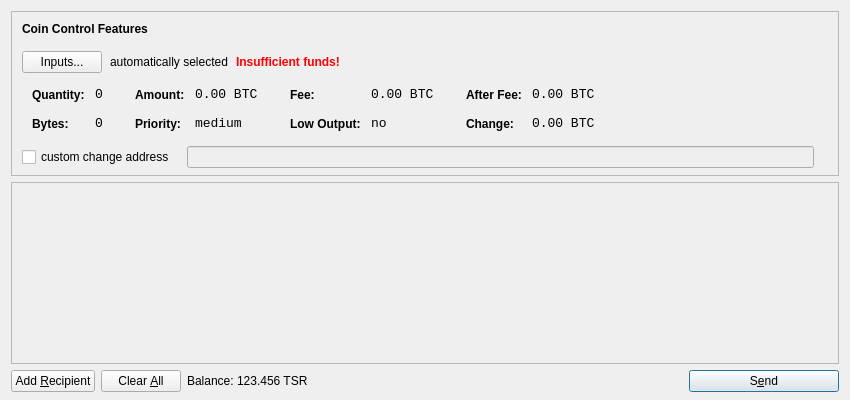
<?xml version="1.0" encoding="UTF-8"?>
<ui version="4.0">
 <class>SendCoinsDialog</class>
 <widget class="QDialog" name="SendCoinsDialog">
  <property name="geometry">
   <rect>
    <x>0</x>
    <y>0</y>
    <width>850</width>
    <height>400</height>
   </rect>
  </property>
  <property name="windowTitle">
   <string>Send Coins</string>
  </property>
  <layout class="QVBoxLayout" name="verticalLayout" stretch="0,1,0">
   <property name="bottomMargin">
    <number>8</number>
   </property>
   <item>
    <widget class="QFrame" name="frameCoinControl">
     <property name="sizePolicy">
      <sizepolicy hsizetype="Expanding" vsizetype="Expanding">
       <horstretch>0</horstretch>
       <verstretch>0</verstretch>
      </sizepolicy>
     </property>
     <property name="maximumSize">
      <size>
       <width>16777215</width>
       <height>16777215</height>
      </size>
     </property>
     <property name="frameShape">
      <enum>QFrame::StyledPanel</enum>
     </property>
     <property name="frameShadow">
      <enum>QFrame::Sunken</enum>
     </property>
     <layout class="QVBoxLayout" name="verticalLayoutCoinControl2">
      <property name="spacing">
       <number>-1</number>
      </property>
      <property name="leftMargin">
       <number>0</number>
      </property>
      <property name="topMargin">
       <number>0</number>
      </property>
      <property name="rightMargin">
       <number>0</number>
      </property>
      <property name="bottomMargin">
       <number>6</number>
      </property>
      <item>
       <layout class="QVBoxLayout" name="verticalLayoutCoinControl" stretch="0,0,0,0,1">
        <property name="spacing">
         <number>0</number>
        </property>
        <property name="leftMargin">
         <number>10</number>
        </property>
        <property name="topMargin">
         <number>10</number>
        </property>
        <item>
         <layout class="QHBoxLayout" name="horizontalLayoutCoinControl1">
          <property name="bottomMargin">
           <number>15</number>
          </property>
          <item>
           <widget class="QLabel" name="labelCoinControlFeatures">
            <property name="sizePolicy">
             <sizepolicy hsizetype="Preferred" vsizetype="Maximum">
              <horstretch>0</horstretch>
              <verstretch>0</verstretch>
             </sizepolicy>
            </property>
            <property name="font">
             <font>
              <weight>75</weight>
              <bold>true</bold>
             </font>
            </property>
            <property name="styleSheet">
             <string notr="true">font-weight:bold;</string>
            </property>
            <property name="text">
             <string>Coin Control Features</string>
            </property>
           </widget>
          </item>
         </layout>
        </item>
        <item>
         <layout class="QHBoxLayout" name="horizontalLayoutCoinControl2" stretch="0,0,0,0">
          <property name="spacing">
           <number>8</number>
          </property>
          <property name="bottomMargin">
           <number>10</number>
          </property>
          <item>
           <widget class="QPushButton" name="pushButtonCoinControl">
            <property name="styleSheet">
             <string notr="true"/>
            </property>
            <property name="text">
             <string>Inputs...</string>
            </property>
           </widget>
          </item>
          <item>
           <widget class="QLabel" name="labelCoinControlAutomaticallySelected">
            <property name="text">
             <string>automatically selected</string>
            </property>
            <property name="margin">
             <number>5</number>
            </property>
           </widget>
          </item>
          <item>
           <widget class="QLabel" name="labelCoinControlInsuffFunds">
            <property name="font">
             <font>
              <weight>75</weight>
              <bold>true</bold>
             </font>
            </property>
            <property name="styleSheet">
             <string notr="true">color:red;font-weight:bold;</string>
            </property>
            <property name="text">
             <string>Insufficient funds!</string>
            </property>
            <property name="margin">
             <number>5</number>
            </property>
           </widget>
          </item>
          <item>
           <spacer name="horizontalSpacerCoinControl">
            <property name="orientation">
             <enum>Qt::Horizontal</enum>
            </property>
            <property name="sizeHint" stdset="0">
             <size>
              <width>40</width>
              <height>1</height>
             </size>
            </property>
           </spacer>
          </item>
         </layout>
        </item>
        <item>
         <widget class="QWidget" name="widgetCoinControl" native="true">
          <property name="sizePolicy">
           <sizepolicy hsizetype="Preferred" vsizetype="Preferred">
            <horstretch>0</horstretch>
            <verstretch>0</verstretch>
           </sizepolicy>
          </property>
          <property name="minimumSize">
           <size>
            <width>0</width>
            <height>0</height>
           </size>
          </property>
          <property name="styleSheet">
           <string notr="true"/>
          </property>
          <layout class="QHBoxLayout" name="horizontalLayoutCoinControl5">
           <property name="margin">
            <number>0</number>
           </property>
           <item>
            <layout class="QHBoxLayout" name="horizontalLayoutCoinControl3" stretch="0,0,0,1">
             <property name="spacing">
              <number>20</number>
             </property>
             <property name="topMargin">
              <number>0</number>
             </property>
             <property name="bottomMargin">
              <number>10</number>
             </property>
             <item>
              <layout class="QFormLayout" name="formLayoutCoinControl1">
               <property name="horizontalSpacing">
                <number>10</number>
               </property>
               <property name="verticalSpacing">
                <number>14</number>
               </property>
               <property name="leftMargin">
                <number>10</number>
               </property>
               <property name="topMargin">
                <number>4</number>
               </property>
               <property name="rightMargin">
                <number>6</number>
               </property>
               <item row="0" column="0">
                <widget class="QLabel" name="labelCoinControlQuantityText">
                 <property name="styleSheet">
                  <string notr="true">font-weight:bold;</string>
                 </property>
                 <property name="text">
                  <string>Quantity:</string>
                 </property>
                 <property name="margin">
                  <number>0</number>
                 </property>
                </widget>
               </item>
               <item row="0" column="1">
                <widget class="QLabel" name="labelCoinControlQuantity">
                 <property name="font">
                  <font>
                   <family>Monospace</family>
                   <pointsize>10</pointsize>
                  </font>
                 </property>
                 <property name="cursor">
                  <cursorShape>IBeamCursor</cursorShape>
                 </property>
                 <property name="contextMenuPolicy">
                  <enum>Qt::ActionsContextMenu</enum>
                 </property>
                 <property name="text">
                  <string notr="true">0</string>
                 </property>
                 <property name="margin">
                  <number>0</number>
                 </property>
                 <property name="textInteractionFlags">
                  <set>Qt::LinksAccessibleByMouse|Qt::TextSelectableByKeyboard|Qt::TextSelectableByMouse</set>
                 </property>
                </widget>
               </item>
               <item row="1" column="0">
                <widget class="QLabel" name="labelCoinControlBytesText">
                 <property name="styleSheet">
                  <string notr="true">font-weight:bold;</string>
                 </property>
                 <property name="text">
                  <string>Bytes:</string>
                 </property>
                </widget>
               </item>
               <item row="1" column="1">
                <widget class="QLabel" name="labelCoinControlBytes">
                 <property name="font">
                  <font>
                   <family>Monospace</family>
                   <pointsize>10</pointsize>
                  </font>
                 </property>
                 <property name="cursor">
                  <cursorShape>IBeamCursor</cursorShape>
                 </property>
                 <property name="contextMenuPolicy">
                  <enum>Qt::ActionsContextMenu</enum>
                 </property>
                 <property name="text">
                  <string notr="true">0</string>
                 </property>
                 <property name="textInteractionFlags">
                  <set>Qt::LinksAccessibleByMouse|Qt::TextSelectableByKeyboard|Qt::TextSelectableByMouse</set>
                 </property>
                </widget>
               </item>
              </layout>
             </item>
             <item>
              <layout class="QFormLayout" name="formLayoutCoinControl2">
               <property name="horizontalSpacing">
                <number>10</number>
               </property>
               <property name="verticalSpacing">
                <number>14</number>
               </property>
               <property name="leftMargin">
                <number>6</number>
               </property>
               <property name="topMargin">
                <number>4</number>
               </property>
               <property name="rightMargin">
                <number>6</number>
               </property>
               <item row="0" column="0">
                <widget class="QLabel" name="labelCoinControlAmountText">
                 <property name="styleSheet">
                  <string notr="true">font-weight:bold;</string>
                 </property>
                 <property name="text">
                  <string>Amount:</string>
                 </property>
                 <property name="margin">
                  <number>0</number>
                 </property>
                </widget>
               </item>
               <item row="0" column="1">
                <widget class="QLabel" name="labelCoinControlAmount">
                 <property name="font">
                  <font>
                   <family>Monospace</family>
                   <pointsize>10</pointsize>
                  </font>
                 </property>
                 <property name="cursor">
                  <cursorShape>IBeamCursor</cursorShape>
                 </property>
                 <property name="contextMenuPolicy">
                  <enum>Qt::ActionsContextMenu</enum>
                 </property>
                 <property name="text">
                  <string notr="true">0.00 BTC</string>
                 </property>
                 <property name="textInteractionFlags">
                  <set>Qt::LinksAccessibleByMouse|Qt::TextSelectableByKeyboard|Qt::TextSelectableByMouse</set>
                 </property>
                </widget>
               </item>
               <item row="1" column="0">
                <widget class="QLabel" name="labelCoinControlPriorityText">
                 <property name="styleSheet">
                  <string notr="true">font-weight:bold;</string>
                 </property>
                 <property name="text">
                  <string>Priority:</string>
                 </property>
                </widget>
               </item>
               <item row="1" column="1">
                <widget class="QLabel" name="labelCoinControlPriority">
                 <property name="font">
                  <font>
                   <family>Monospace</family>
                   <pointsize>10</pointsize>
                  </font>
                 </property>
                 <property name="cursor">
                  <cursorShape>IBeamCursor</cursorShape>
                 </property>
                 <property name="contextMenuPolicy">
                  <enum>Qt::ActionsContextMenu</enum>
                 </property>
                 <property name="text">
                  <string>medium</string>
                 </property>
                 <property name="textInteractionFlags">
                  <set>Qt::LinksAccessibleByMouse|Qt::TextSelectableByKeyboard|Qt::TextSelectableByMouse</set>
                 </property>
                </widget>
               </item>
              </layout>
             </item>
             <item>
              <layout class="QFormLayout" name="formLayoutCoinControl3">
               <property name="horizontalSpacing">
                <number>10</number>
               </property>
               <property name="verticalSpacing">
                <number>14</number>
               </property>
               <property name="leftMargin">
                <number>6</number>
               </property>
               <property name="topMargin">
                <number>4</number>
               </property>
               <property name="rightMargin">
                <number>6</number>
               </property>
               <item row="0" column="0">
                <widget class="QLabel" name="labelCoinControlFeeText">
                 <property name="styleSheet">
                  <string notr="true">font-weight:bold;</string>
                 </property>
                 <property name="text">
                  <string>Fee:</string>
                 </property>
                 <property name="margin">
                  <number>0</number>
                 </property>
                </widget>
               </item>
               <item row="0" column="1">
                <widget class="QLabel" name="labelCoinControlFee">
                 <property name="font">
                  <font>
                   <family>Monospace</family>
                   <pointsize>10</pointsize>
                  </font>
                 </property>
                 <property name="cursor">
                  <cursorShape>IBeamCursor</cursorShape>
                 </property>
                 <property name="contextMenuPolicy">
                  <enum>Qt::ActionsContextMenu</enum>
                 </property>
                 <property name="text">
                  <string notr="true">0.00 BTC</string>
                 </property>
                 <property name="textInteractionFlags">
                  <set>Qt::LinksAccessibleByMouse|Qt::TextSelectableByKeyboard|Qt::TextSelectableByMouse</set>
                 </property>
                </widget>
               </item>
               <item row="1" column="0">
                <widget class="QLabel" name="labelCoinControlLowOutputText">
                 <property name="styleSheet">
                  <string notr="true">font-weight:bold;</string>
                 </property>
                 <property name="text">
                  <string>Low Output:</string>
                 </property>
                </widget>
               </item>
               <item row="1" column="1">
                <widget class="QLabel" name="labelCoinControlLowOutput">
                 <property name="font">
                  <font>
                   <family>Monospace</family>
                   <pointsize>10</pointsize>
                  </font>
                 </property>
                 <property name="cursor">
                  <cursorShape>IBeamCursor</cursorShape>
                 </property>
                 <property name="contextMenuPolicy">
                  <enum>Qt::ActionsContextMenu</enum>
                 </property>
                 <property name="text">
                  <string>no</string>
                 </property>
                 <property name="textInteractionFlags">
                  <set>Qt::LinksAccessibleByMouse|Qt::TextSelectableByKeyboard|Qt::TextSelectableByMouse</set>
                 </property>
                </widget>
               </item>
              </layout>
             </item>
             <item>
              <layout class="QFormLayout" name="formLayoutCoinControl4">
               <property name="horizontalSpacing">
                <number>10</number>
               </property>
               <property name="verticalSpacing">
                <number>14</number>
               </property>
               <property name="leftMargin">
                <number>6</number>
               </property>
               <property name="topMargin">
                <number>4</number>
               </property>
               <property name="rightMargin">
                <number>6</number>
               </property>
               <item row="0" column="0">
                <widget class="QLabel" name="labelCoinControlAfterFeeText">
                 <property name="styleSheet">
                  <string notr="true">font-weight:bold;</string>
                 </property>
                 <property name="text">
                  <string>After Fee:</string>
                 </property>
                 <property name="margin">
                  <number>0</number>
                 </property>
                </widget>
               </item>
               <item row="0" column="1">
                <widget class="QLabel" name="labelCoinControlAfterFee">
                 <property name="font">
                  <font>
                   <family>Monospace</family>
                   <pointsize>10</pointsize>
                  </font>
                 </property>
                 <property name="cursor">
                  <cursorShape>IBeamCursor</cursorShape>
                 </property>
                 <property name="contextMenuPolicy">
                  <enum>Qt::ActionsContextMenu</enum>
                 </property>
                 <property name="text">
                  <string notr="true">0.00 BTC</string>
                 </property>
                 <property name="textInteractionFlags">
                  <set>Qt::LinksAccessibleByMouse|Qt::TextSelectableByKeyboard|Qt::TextSelectableByMouse</set>
                 </property>
                </widget>
               </item>
               <item row="1" column="0">
                <widget class="QLabel" name="labelCoinControlChangeText">
                 <property name="styleSheet">
                  <string notr="true">font-weight:bold;</string>
                 </property>
                 <property name="text">
                  <string>Change:</string>
                 </property>
                </widget>
               </item>
               <item row="1" column="1">
                <widget class="QLabel" name="labelCoinControlChange">
                 <property name="font">
                  <font>
                   <family>Monospace</family>
                   <pointsize>10</pointsize>
                  </font>
                 </property>
                 <property name="cursor">
                  <cursorShape>IBeamCursor</cursorShape>
                 </property>
                 <property name="contextMenuPolicy">
                  <enum>Qt::ActionsContextMenu</enum>
                 </property>
                 <property name="text">
                  <string notr="true">0.00 BTC</string>
                 </property>
                 <property name="textInteractionFlags">
                  <set>Qt::LinksAccessibleByMouse|Qt::TextSelectableByKeyboard|Qt::TextSelectableByMouse</set>
                 </property>
                </widget>
               </item>
              </layout>
             </item>
            </layout>
           </item>
          </layout>
         </widget>
        </item>
        <item>
         <layout class="QHBoxLayout" name="horizontalLayoutCoinControl4" stretch="0,0,0">
          <property name="spacing">
           <number>12</number>
          </property>
          <property name="sizeConstraint">
           <enum>QLayout::SetDefaultConstraint</enum>
          </property>
          <property name="topMargin">
           <number>5</number>
          </property>
          <property name="rightMargin">
           <number>5</number>
          </property>
          <item>
           <widget class="QCheckBox" name="checkBoxCoinControlChange">
            <property name="text">
             <string>custom change address</string>
            </property>
           </widget>
          </item>
          <item>
           <widget class="QLineEdit" name="lineEditCoinControlChange">
            <property name="enabled">
             <bool>false</bool>
            </property>
            <property name="sizePolicy">
             <sizepolicy hsizetype="Expanding" vsizetype="Fixed">
              <horstretch>0</horstretch>
              <verstretch>0</verstretch>
             </sizepolicy>
            </property>
           </widget>
          </item>
          <item>
           <widget class="QLabel" name="labelCoinControlChangeLabel">
            <property name="sizePolicy">
             <sizepolicy hsizetype="Preferred" vsizetype="Expanding">
              <horstretch>0</horstretch>
              <verstretch>0</verstretch>
             </sizepolicy>
            </property>
            <property name="minimumSize">
             <size>
              <width>0</width>
              <height>0</height>
             </size>
            </property>
            <property name="text">
             <string/>
            </property>
            <property name="margin">
             <number>3</number>
            </property>
           </widget>
          </item>
         </layout>
        </item>
        <item>
         <spacer name="verticalSpacerCoinControl">
          <property name="orientation">
           <enum>Qt::Vertical</enum>
          </property>
          <property name="sizeHint" stdset="0">
           <size>
            <width>800</width>
            <height>1</height>
           </size>
          </property>
         </spacer>
        </item>
       </layout>
      </item>
     </layout>
    </widget>
   </item>
   <item>
    <widget class="QScrollArea" name="scrollArea">
     <property name="widgetResizable">
      <bool>true</bool>
     </property>
     <widget class="QWidget" name="scrollAreaWidgetContents">
      <property name="geometry">
       <rect>
        <x>0</x>
        <y>0</y>
        <width>830</width>
        <height>165</height>
       </rect>
      </property>
      <layout class="QVBoxLayout" name="verticalLayout_2">
       <property name="margin">
        <number>0</number>
       </property>
       <item>
        <layout class="QVBoxLayout" name="entries">
         <property name="spacing">
          <number>6</number>
         </property>
        </layout>
       </item>
       <item>
        <spacer name="verticalSpacer">
         <property name="orientation">
          <enum>Qt::Vertical</enum>
         </property>
         <property name="sizeHint" stdset="0">
          <size>
           <width>20</width>
           <height>40</height>
          </size>
         </property>
        </spacer>
       </item>
      </layout>
     </widget>
    </widget>
   </item>
   <item>
    <layout class="QHBoxLayout" name="horizontalLayout">
     <item>
      <widget class="QPushButton" name="addButton">
       <property name="toolTip">
        <string>Send to multiple recipients at once</string>
       </property>
       <property name="text">
        <string>Add &amp;Recipient</string>
       </property>
       <property name="icon">
        <iconset resource="../bitcoin.qrc">
         <normaloff>:/icons/add</normaloff>:/icons/add</iconset>
       </property>
       <property name="autoDefault">
        <bool>false</bool>
       </property>
      </widget>
     </item>
     <item>
      <widget class="QPushButton" name="clearButton">
       <property name="sizePolicy">
        <sizepolicy hsizetype="Minimum" vsizetype="Fixed">
         <horstretch>0</horstretch>
         <verstretch>0</verstretch>
        </sizepolicy>
       </property>
       <property name="toolTip">
        <string>Remove all transaction fields</string>
       </property>
       <property name="text">
        <string>Clear &amp;All</string>
       </property>
       <property name="icon">
        <iconset resource="../bitcoin.qrc">
         <normaloff>:/icons/remove</normaloff>:/icons/remove</iconset>
       </property>
       <property name="autoRepeatDelay">
        <number>300</number>
       </property>
       <property name="autoDefault">
        <bool>false</bool>
       </property>
      </widget>
     </item>
     <item>
      <layout class="QHBoxLayout" name="horizontalLayout_2">
       <property name="spacing">
        <number>3</number>
       </property>
       <item>
        <widget class="QLabel" name="label">
         <property name="text">
          <string>Balance:</string>
         </property>
        </widget>
       </item>
       <item>
        <widget class="QLabel" name="labelBalance">
         <property name="cursor">
          <cursorShape>IBeamCursor</cursorShape>
         </property>
         <property name="text">
          <string>123.456 TSR</string>
         </property>
         <property name="textInteractionFlags">
          <set>Qt::LinksAccessibleByMouse|Qt::TextSelectableByKeyboard|Qt::TextSelectableByMouse</set>
         </property>
        </widget>
       </item>
      </layout>
     </item>
     <item>
      <spacer name="horizontalSpacer">
       <property name="orientation">
        <enum>Qt::Horizontal</enum>
       </property>
       <property name="sizeHint" stdset="0">
        <size>
         <width>40</width>
         <height>20</height>
        </size>
       </property>
      </spacer>
     </item>
     <item>
      <widget class="QPushButton" name="sendButton">
       <property name="minimumSize">
        <size>
         <width>150</width>
         <height>0</height>
        </size>
       </property>
       <property name="toolTip">
        <string>Confirm the send action</string>
       </property>
       <property name="text">
        <string>S&amp;end</string>
       </property>
       <property name="icon">
        <iconset resource="../bitcoin.qrc">
         <normaloff>:/icons/send</normaloff>:/icons/send</iconset>
       </property>
       <property name="default">
        <bool>true</bool>
       </property>
      </widget>
     </item>
    </layout>
   </item>
  </layout>
 </widget>
 <resources>
  <include location="../bitcoin.qrc"/>
 </resources>
 <connections/>
</ui>
